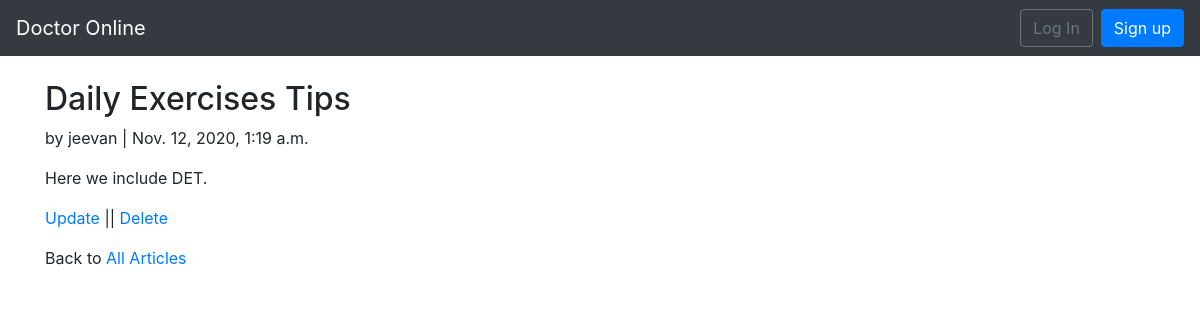
The app's page /articles/3/ with its own data.
### articles/models.py (models this page shows, shortened)
class Article(models.Model):
   title=models.CharField(max_length=255)
   body=models.TextField()
   date=models.DateTimeField(auto_now_add=True)
   author=models.ForeignKey(
   get_user_model(),
   on_delete=models.CASCADE,
   )

### users/models.py (models this page shows)
class CustomUser(AbstractUser):
	age=models.PositiveIntegerField(null=True,blank=True)

### articles/views.py (the view)
# urls.py: path('<int:pk>/',ArticleDetailView.as_view(),name='article_detail'),
class ArticleDetailView(DetailView):
   model=Article
   template_name='article_detail.html'

### templates/article_detail.html
{% extends "base.html" %}
{% block content %}
<div class="article-entry">
   <h2>{{ object.title }}</h2>
      <p>by {{ object.author }} | {{object.date}}</p>
      <p>{{ object.body }}</p>
</div>
<p><a href="{% url 'article_update' article.pk %}"> Update </a>||
<a href="{% url 'article_delete' article.pk %}"> Delete </a></p>
<p>Back to<a href="{% url 'article_list'%}"> All Articles </a></p>
{% endblock content %}

### records on screen
Article: title "Daily Exercises Tips", author "jeevan", date "Nov. 12, 2020, 1:19 a.m.", body "Here we include DET."
